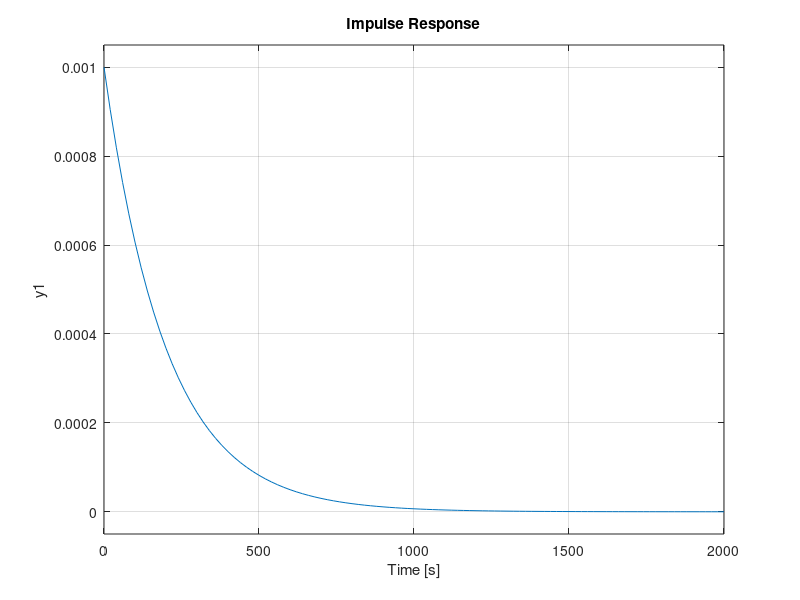

Write MATLAB code to recreate this figure. (Note: this script raises an error after producing the figure.)

M= 1000;
B=5;
sys = tf([1/B],[M/B,1])
figure

 


subplot(3,3,1)
step(sys)
subplot(3,3,4)
impulse(sys)

 


S = stepinfo(sys)

 


M2= 1000;
B2=100;
sys2 = tf([1/B2],[M2/B2,1])

 

 


subplot(3,3,2)
step(sys2)
subplot(3,3,5)
impulse(sys2)

 


S = stepinfo(sys2)

 


M3= 2000;
B3=20;
sys3 = tf([1/B3],[M3/B3,1])
hold on
subplot(3,3,3)
step(sys3)
subplot(3,3,6)
impulse(sys3)

 


S = stepinfo(sys3)

 


hold on

 


subplot(3,3,7)
xlim([-2,2])
[z,p,k]= tf2zp([1/M],[B/M,1])
zplane(z,p)

 


hold on

 


subplot(3,3,8)
[z2,p2,k2]= tf2zp([1/M2],[B2/M2,1])
zplane(z2,p2)

 


hold on
subplot(3,3,9)
[z3,p3,k3]= tf2zp([1/M3],[B3/M3,1])
zplane(z3,p3)
hold off